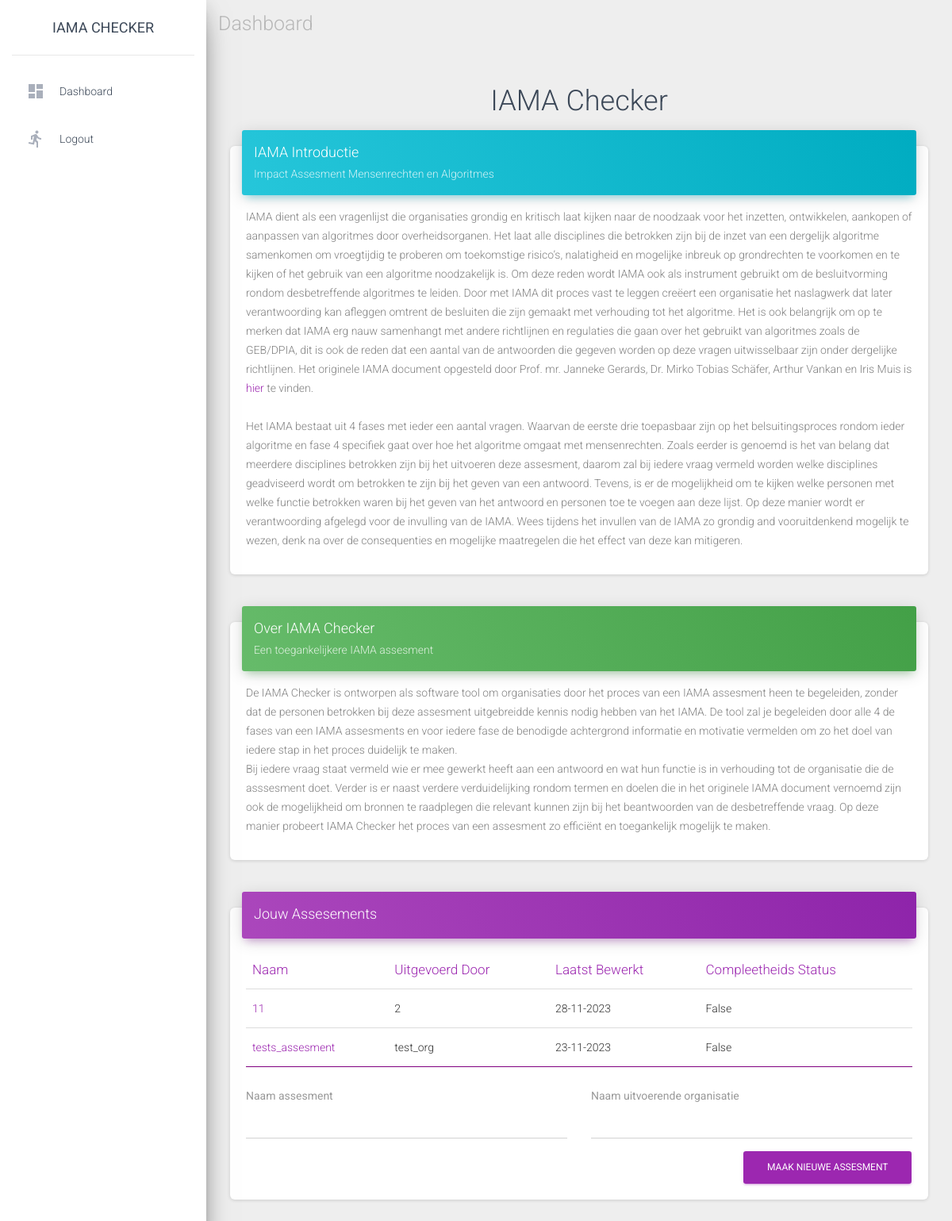
Page / (signed in) on the earlier database version.
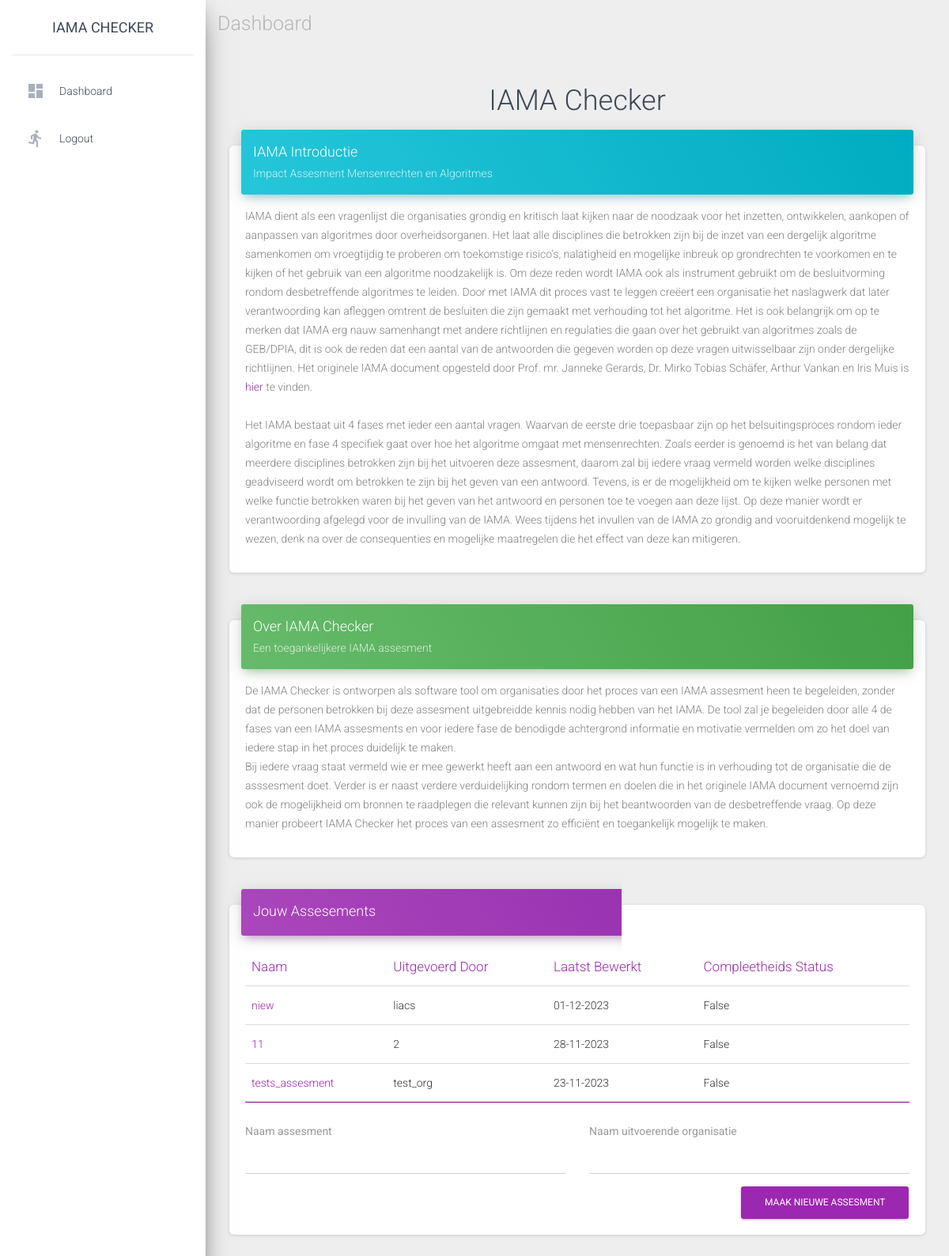
Same page on the later database version.
### base/models.py (models this page shows)
class Assesment(models.Model):
    name = models.CharField(max_length=40)# Name of the assesment
    organisation = models.CharField(max_length=50)# Name of the organisation performing the assesment
    complete_status = models.BooleanField(default=False)# Complete when all questions have been answered
    date_last_saved = models.DateField(auto_now=True)# Automatically saves new value when this object is saved
    user = models.ForeignKey(User, on_delete=models.CASCADE, default=user_pk_sentinel)

### base/views.py (the view)
# urls.py: path("", views.home, name="home")
@login_required
def home(request):
    assesments_list = Assesment.objects.filter(user__pk=request.user.pk).order_by("-date_last_saved")
    return render(request, "base/home.html", {"assesments_list": assesments_list})

### base/templates/base/home.html (shortened to what the changed rows need)
{% extends "base/base.html" %}
{% block content %}
{% if user.is_authenticated %}
    <div class="row">
        <h2 class="iama">IAMA Checker</h2>
    </div>
    <div class="row">
        <div class="col-md-12">
            <div class="card">
                <div class="card-body">
                    <div class="table-responsive">
                    <table class="table iama-bottom-border">
                        <thead class=" text-primary">
                        <th>
                            Naam
                        </th>
                        <th>
                            Uitgevoerd Door
                        </th>
                        <th>
                            Laatst Bewerkt
                        </th>
                        <th>
                            Compleetheids Status
                        </th>
                        </thead>
                        <tbody>
                        {% for item in assesments_list %}
                        <tr>
                            <td>
                            <a href="{% url 'base:detail' item.id %}">{{ item.name }}</a>
                            </td>
                            <td>
                            {{ item.organisation }}
                            </td>
                            <td>
                            {{ item.date_last_saved|date:"d-m-Y" }}
                            </td>
                            <td>
                            {{ item.complete_status }}
                            </td>
                        </tr>
                        {% endfor %}
                        </tbody>
                    </table>
                    </div>
                </div>
            </div>
        </div>
    </div>
{% endif %}
{% endblock %}

Differences in the rows shown:
added Assesment: name "niew", organisation "liacs", date_last_saved "01-12-2023", complete_status "False"
